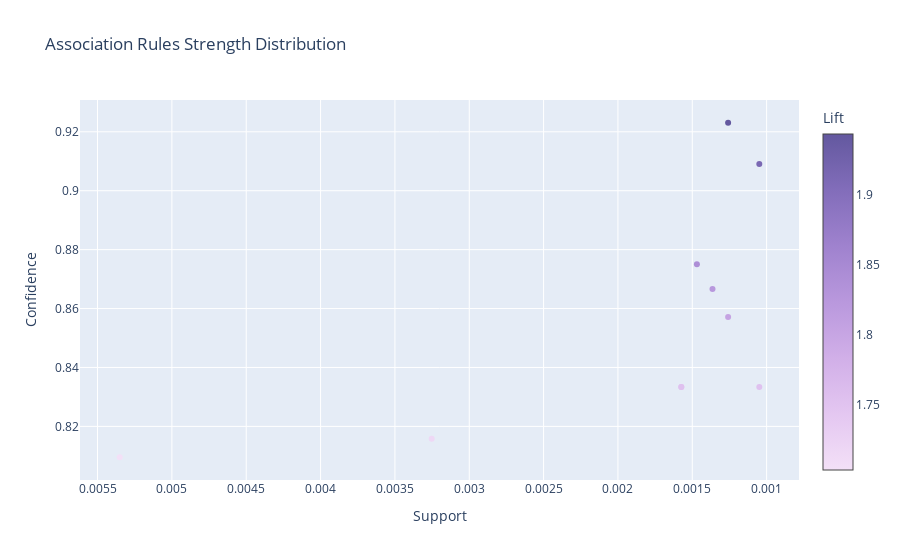
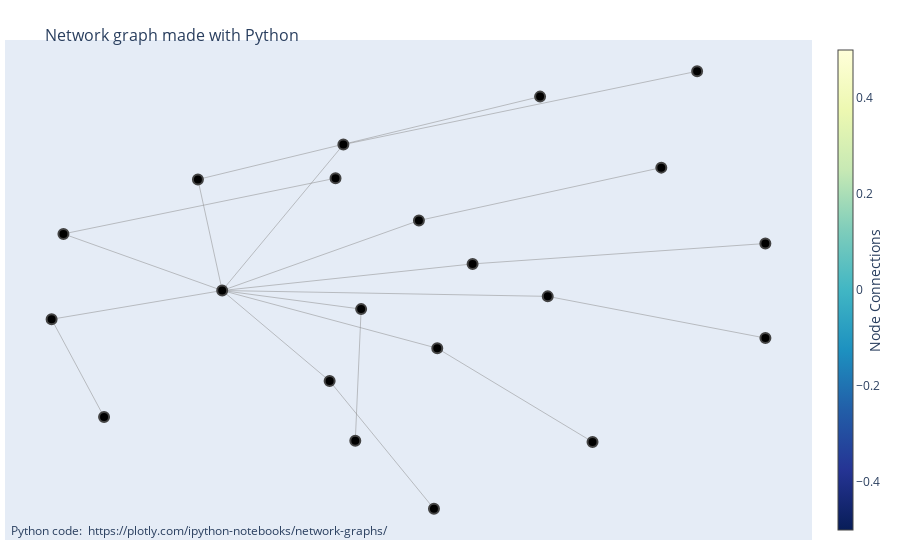

The notebook cell these images were saved under, in order:
### Code cell
itemsets, rules = efficient_apriori(transactions, min_support=min_sup, min_confidence=0.8)
n_trans = len(transactions)
output_efficient_apriori(rules)

### Figure 1 — Plotly figure (JSON) as saved in the notebook; plotly's stock layout.template omitted (floating-point values rounded to 4 significant figures)
{"data": [{"marker": {"color": [1.717, 1.704, 1.754, 1.842, 1.804, 1.754, 1.943, 1.824, 1.754, 1.914], "colorbar": {"title": {"text": "Lift"}}, "colorscale": [[0.0, "rgb(243, 224, 247)"], [0.1667, "rgb(228, 199, 241)"], [0.3333, "rgb(209, 175, 232)"], [0.5, "rgb(185, 152, 221)"], [0.6667, "rgb(159, 130, 206)"], [0.8333, "rgb(130, 109, 186)"], [1.0, "rgb(99, 88, 159)"]]}, "mode": "markers", "text": ["['Extra Salami or Feta'] => ['Coffee'], Lift: 1.7171575692765482", "['Keeping It Local'] => ['Coffee'], Lift: 1.7039689550731953", "['Cake, Vegan mincepie'] => ['Coffee'], Lift: 1.7540856890459364", "['Extra Salami or Feta, Salad'] => ['Coffee'], Lift: 1.8417899734982335", "['Hearty & Seasonal, Sandwich'] => ['Coffee'], Lift: 1.8042024230186773", "['NONE, Scone'] => ['Coffee'], Lift: 1.7540856890459364", "['NONE, Tartine'] => ['Coffee'], Lift: 1.942987224789345", "['Pastry, Toast'] => ['Coffee'], Lift: 1.824249116607774", "['Salad, Sandwich'] => ['Coffee'], Lift: 1.7540856890459364", "['Hot chocolate, Medialuna, NONE'] => ['Coffee'], Lift: 1.913548024413749"], "x": [0.003253, 0.005351, 0.001049, 0.001469, 0.001259, 0.001574, 0.001259, 0.001364, 0.001574, 0.001049], "y": [0.8158, 0.8095, 0.8333, 0.875, 0.8571, 0.8333, 0.9231, 0.8667, 0.8333, 0.9091], "type": "scatter"}], "layout": {"xaxis": {"title": {"text": "Support"}, "autorange": "reversed"}, "title": {"text": "Association Rules Strength Distribution"}, "yaxis": {"title": {"text": "Confidence"}}}}

### Figure 2 — Plotly figure (JSON) as saved in the notebook; plotly's stock layout.template omitted (floating-point values rounded to 4 significant figures)
{"data": [{"hoverinfo": "none", "line": {"color": "#888", "width": 0.5}, "mode": "lines", "x": [0.06386, -0.5294, null, 0.4922, 0.06386, null, 0.1613, -0.5294, null, 0.9689, 0.1613, null, -0.1461, -0.5294, null, -0.1623, -0.1461, null, -0.1952, -0.5294, null, 0.7807, -0.1952, null, 0.3686, -0.5294, null, 0.969, 0.3686, null, -0.9674, -0.5294, null, -0.2168, -0.9674, null, -0.5964, -0.5294, null, 0.3475, -0.5964, null, 0.01326, -0.5294, null, 0.6819, 0.01326, null, -0.2331, -0.5294, null, 0.05474, -0.2331, null, -1.0, -0.5294, null, -0.8553, -1.0, null], "y": [-0.2953, -0.04371, null, -0.7035, -0.2953, null, 0.0723, -0.04371, null, 0.1612, 0.0723, null, -0.1247, -0.04371, null, -0.6982, -0.1247, null, 0.5923, -0.04371, null, 0.912, 0.5923, null, -0.06916, -0.04371, null, -0.2508, -0.06916, null, 0.2032, -0.04371, null, 0.4457, 0.2032, null, 0.4403, -0.04371, null, 0.8014, 0.4403, null, 0.2614, -0.04371, null, 0.4919, 0.2614, null, -0.4379, -0.04371, null, -0.9947, -0.4379, null, -0.1689, -0.04371, null, -0.5947, -0.1689, null], "type": "scatter"}, {"hoverinfo": "text", "marker": {"color": [], "colorbar": {"thickness": 15, "title": {"side": "right", "text": "Node Connections"}, "xanchor": "left"}, "colorscale": [[0.0, "rgb(255,255,217)"], [0.125, "rgb(237,248,177)"], [0.25, "rgb(199,233,180)"], [0.375, "rgb(127,205,187)"], [0.5, "rgb(65,182,196)"], [0.625, "rgb(29,145,192)"], [0.75, "rgb(34,94,168)"], [0.875, "rgb(37,52,148)"], [1.0, "rgb(8,29,88)"]], "line": {"width": 2}, "reversescale": true, "showscale": true, "size": 10}, "mode": "markers", "text": ["0", "Extra Salami or Feta", "Coffee", "1", "Keeping It Local", "2", "Cake, Vegan mincepie", "3", "Extra Salami or Feta, Salad", "4", "Hearty & Seasonal, Sandwich", "5", "NONE, Scone", "6", "NONE, Tartine", "7", "Pastry, Toast", "8", "Salad, Sandwich", "9", "Hot chocolate, Medialuna, NONE"], "x": [0.06386, 0.4922, -0.5294, 0.1613, 0.9689, -0.1461, -0.1623, -0.1952, 0.7807, 0.3686, 0.969, -0.9674, -0.2168, -0.5964, 0.3475, 0.01326, 0.6819, -0.2331, 0.05474, -1.0, -0.8553], "y": [-0.2953, -0.7035, -0.04371, 0.0723, 0.1612, -0.1247, -0.6982, 0.5923, 0.912, -0.06916, -0.2508, 0.2032, 0.4457, 0.4403, 0.8014, 0.2614, 0.4919, -0.4379, -0.9947, -0.1689, -0.5947], "type": "scatter"}], "layout": {"annotations": [{"showarrow": false, "text": "Python code: <a href='https://plotly.com/ipython-notebooks/network-graphs/'> https://plotly.com/ipython-notebooks/network-graphs/</a>", "x": 0.005, "xref": "paper", "y": -0.002, "yref": "paper"}], "hovermode": "closest", "margin": {"b": 20, "l": 5, "r": 5, "t": 40}, "showlegend": false, "title": {"font": {"size": 16}, "text": "<br>Network graph made with Python"}, "xaxis": {"showgrid": false, "showticklabels": false, "zeroline": false}, "yaxis": {"showgrid": false, "showticklabels": false, "zeroline": false}}}
